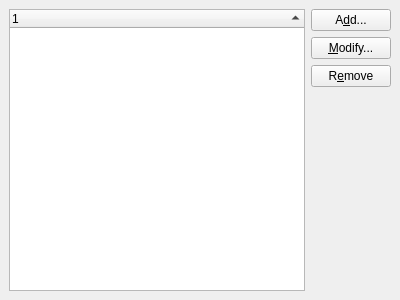
<ui version="4.0" >
 <class>RFC822ManagementWidget</class>
 <widget class="QWidget" name="RFC822ManagementWidget" >
  <property name="geometry" >
   <rect>
    <x>0</x>
    <y>0</y>
    <width>400</width>
    <height>300</height>
   </rect>
  </property>
  <layout class="QGridLayout" >
   <property name="margin" >
    <number>9</number>
   </property>
   <property name="spacing" >
    <number>6</number>
   </property>
   <item row="4" column="1" >
    <spacer>
     <property name="orientation" >
      <enum>Qt::Vertical</enum>
     </property>
     <property name="sizeHint" >
      <size>
       <width>20</width>
       <height>141</height>
      </size>
     </property>
    </spacer>
   </item>
   <item row="2" column="1" >
    <widget class="KPushButton" name="removeButton" >
     <property name="text" >
      <string>R&amp;emove</string>
     </property>
    </widget>
   </item>
   <item row="1" column="1" >
    <widget class="KPushButton" name="editButton" >
     <property name="text" >
      <string>&amp;Modify...</string>
     </property>
    </widget>
   </item>
   <item row="0" column="1" >
    <widget class="KPushButton" name="addButton" >
     <property name="text" >
      <string>A&amp;dd...</string>
     </property>
    </widget>
   </item>
   <item rowspan="5" row="0" column="0" >
    <widget class="QTreeWidget" name="resourcesList" >
     <property name="alternatingRowColors" >
      <bool>true</bool>
     </property>
     <property name="rootIsDecorated" >
      <bool>false</bool>
     </property>
     <property name="itemsExpandable" >
      <bool>false</bool>
     </property>
     <property name="sortingEnabled" >
      <bool>true</bool>
     </property>
     <property name="allColumnsShowFocus" >
      <bool>true</bool>
     </property>
     <property name="columnCount" >
      <number>1</number>
     </property>
     <column>
      <property name="text" >
       <string>1</string>
      </property>
     </column>
    </widget>
   </item>
  </layout>
 </widget>
 <customwidgets>
  <customwidget>
   <class>KPushButton</class>
   <extends>QPushButton</extends>
   <header>kpushbutton.h</header>
  </customwidget>
 </customwidgets>
 <resources/>
 <connections/>
</ui>
